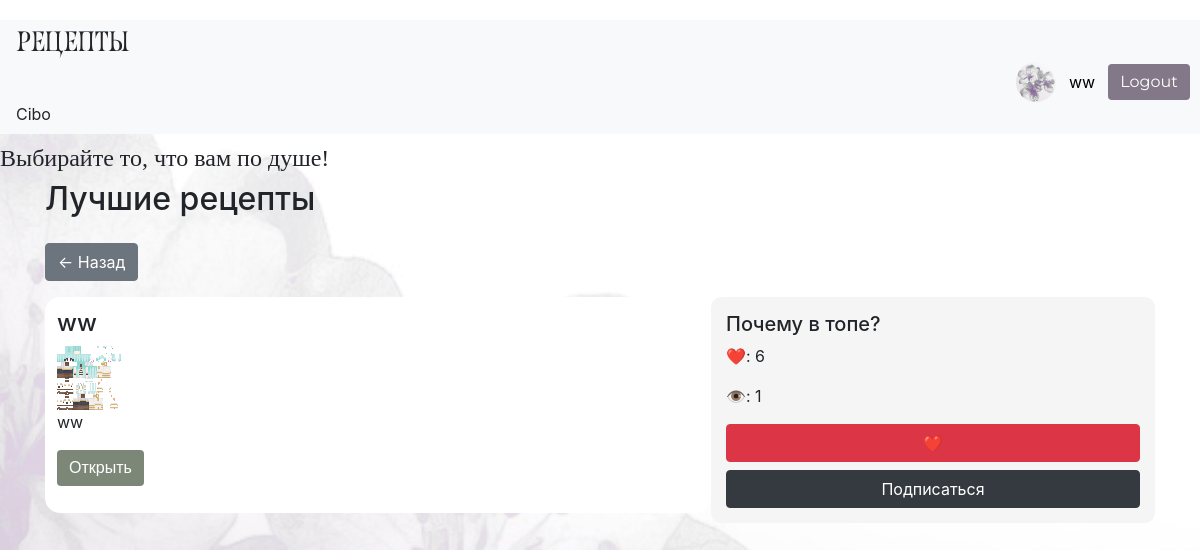
The page /recipes/top (signed in) on the database as committed earlier.
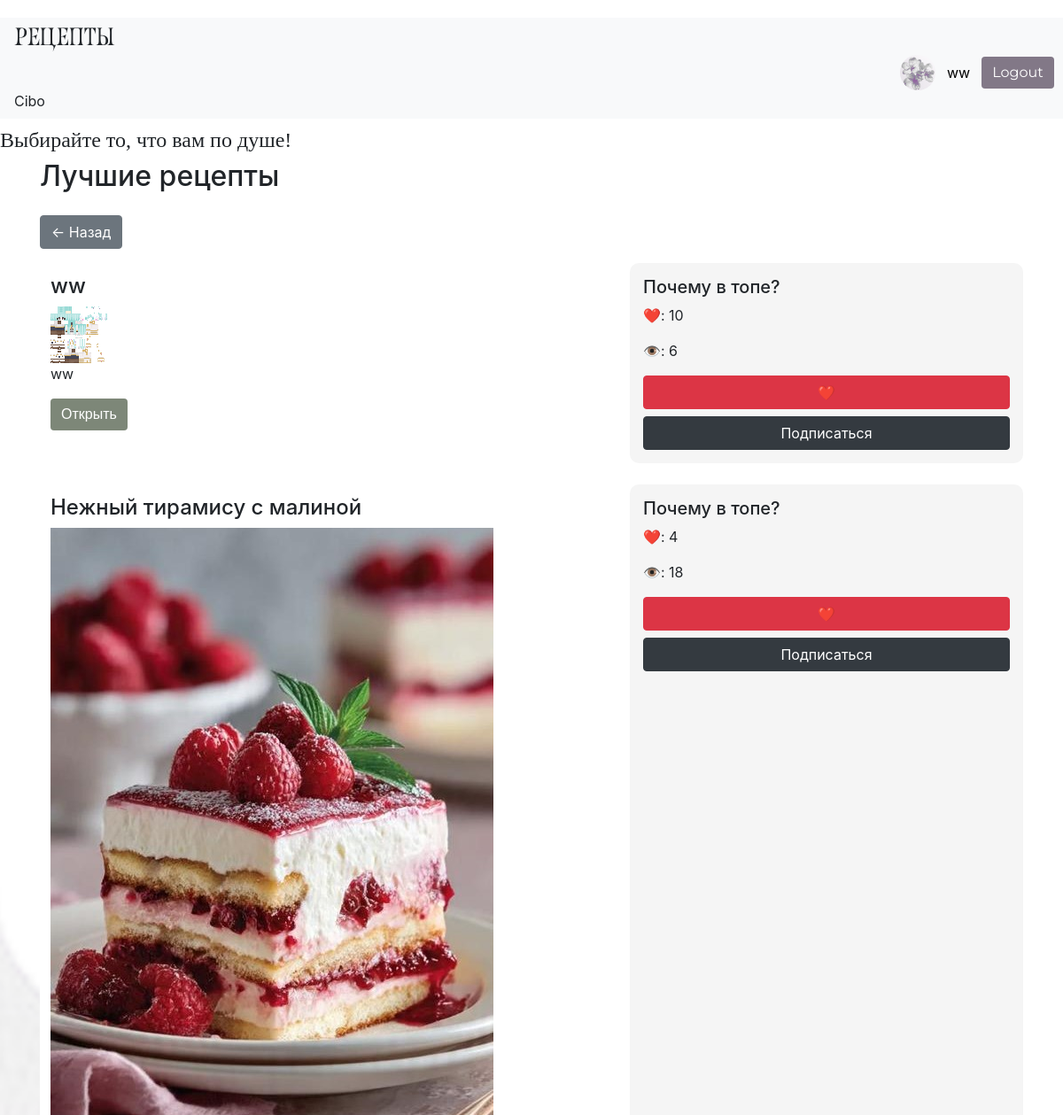
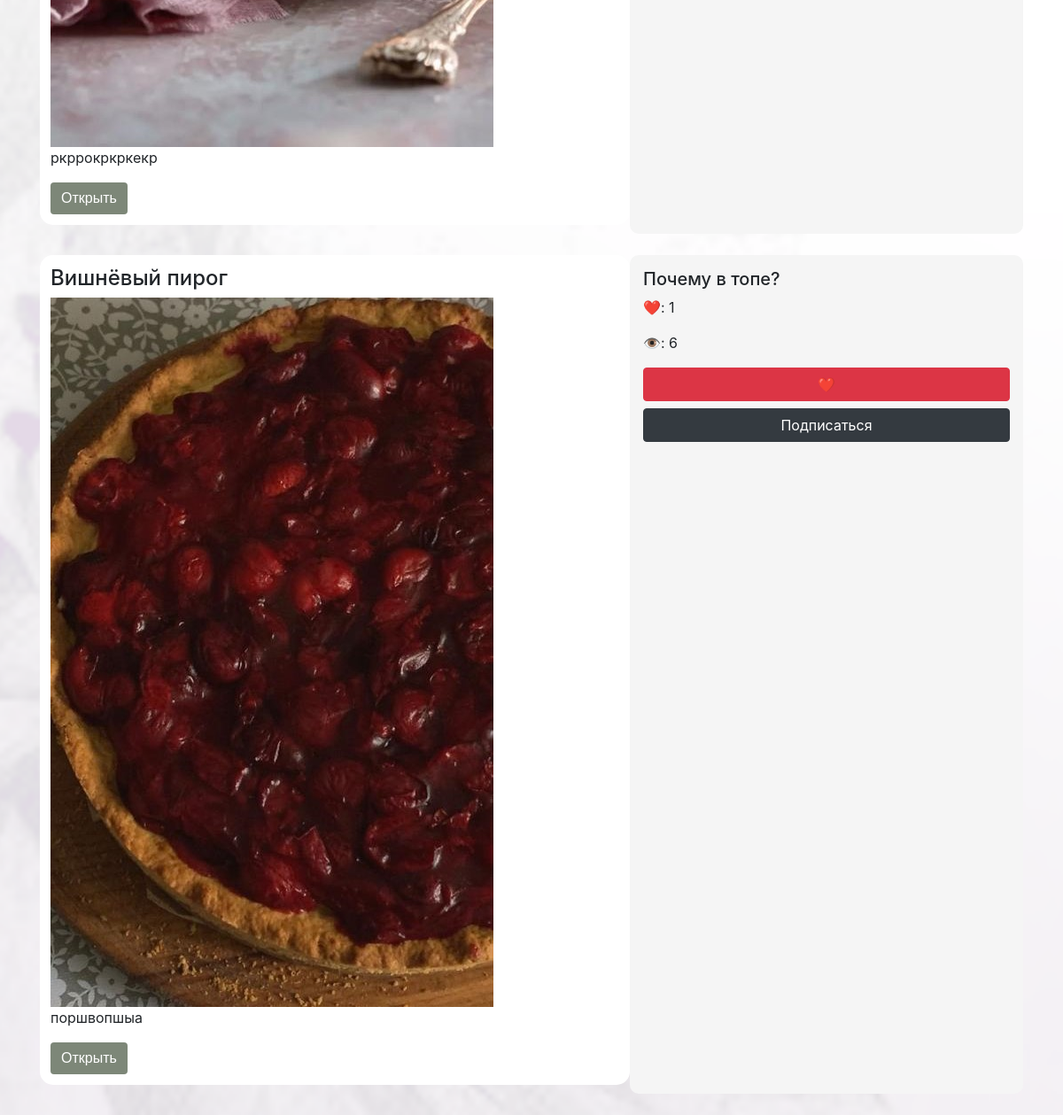
The same page on the database as committed later (2 pictures, top to bottom).
### data/recipes.py (models this page shows)
class Recipe(SqlAlchemyBase):
    __tablename__ = 'recipes'
    id = sa.Column(sa.Integer, primary_key=True, autoincrement=True)
    user_id = sa.Column(sa.Integer, sa.ForeignKey('users.id'))
    title = sa.Column(sa.String, nullable=True)
    text = sa.Column(sa.String, nullable=True)
    image = sa.Column(sa.String, nullable=True)
    category = sa.Column(sa.String, nullable=True)
    cuisine = sa.Column(sa.String, nullable=True)
    complexity = sa.Column(sa.Integer, nullable=True)
    ingredients = sa.Column(sa.String, nullable=False)
    cooking_time = sa.Column(sa.Integer, nullable=True)
    type = sa.Column(sa.String, nullable=True)
    likes = sa.Column(sa.Integer, default=0)
    views = sa.Column(sa.Integer, default=0)
    user = relationship("User", back_populates="recipes")

### main.py (the view)
@app.route('/recipes/top')
def top_recipes():
    session = create_session()
    recipes = session.query(Recipe).order_by(Recipe.likes.desc()).all()
    return render_template('top_recipes.html', recipes=recipes)

### data/db_session.py (called while the page is built)
def create_session() -> Session:
    global __factory
    return __factory()

### main.py (called while the page is built)
@login_manager.user_loader
def load_user(user_id):
    session = create_session()
    return session.get(User, user_id)

### templates/top_recipes.html
{% extends "base.html" %}
{% block content %}
<h2 class="mb-4">Лучшие рецепты</h2>
<a href="/" class="btn btn-secondary mb-3">← Назад</a>
{% for recipe in recipes %}
<div class="d-flex mb-4">
    <div class="recipe-card me-3" style="width: 60%;">
        <h4>{{ recipe.title }}</h4>
        {% if recipe.image %}
            <img src="{{ url_for('static', filename=recipe.image) }}" style="max-width:100%;">
        {% endif %}
        <p>{{ recipe.text }}</p>
        <a href="/recipe/{{ recipe.id }}" class="btn btn-custom-green">
            Открыть
        </a>
    </div>
    <div class="stats-box" style="width: 40%;">
        <h5>Почему в топе?</h5>
        <p>❤️: {{ recipe.likes }}</p>
        <p>👁️: {{ recipe.views }}</p>
        <a href="/like/{{ recipe.id }}" class="btn btn-danger w-100 mb-2">
            ❤️
        </a>
        <a href="/subscribe/{{ recipe.user_id }}" class="btn btn-dark w-100">
            Подписаться
        </a>
    </div>
</div>
{% endfor %}
{% endblock %}

Rows that differ between the two databases and show on the page:
changed Recipe "ww": likes "6" → "10"; views "1" → "6"
added Recipe: title "Нежный тирамису с малиной", image (picture), text "ркррокркркекр", likes "4", views "18"
added Recipe: title "Вишнёвый пирог", image (picture), text "поршвопшыа", likes "1", views "6"
